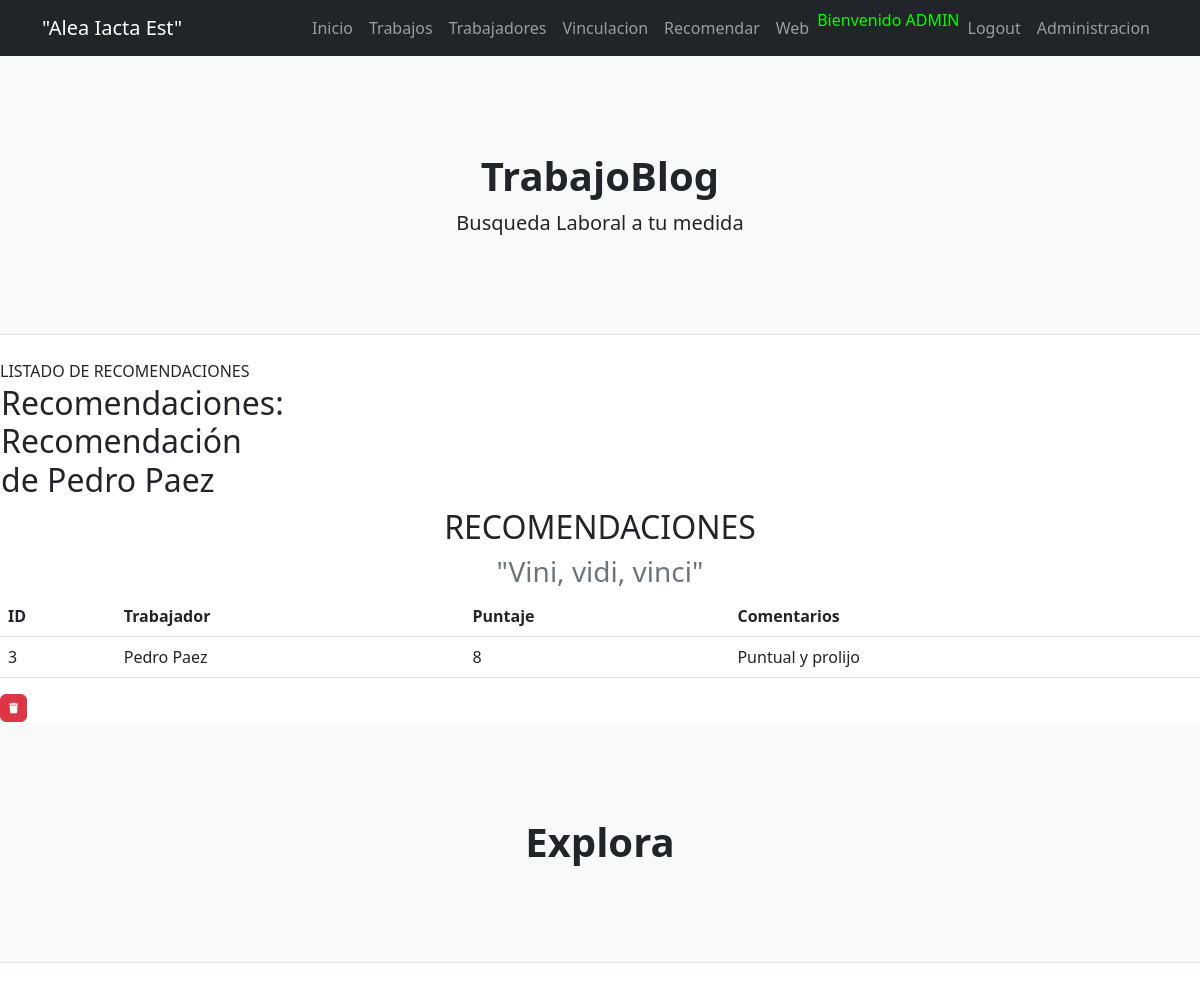
Screenshot of /aplicacionBlog/detail_recomendacion/3/ (signed in) with the database file from the repository.
### aplicacionBlog/models.py (models this page shows, shortened)
class Recomendacion(models.Model):
    trabajador = models.ForeignKey(Trabajador, on_delete=models.CASCADE)
    puntaje = models.PositiveIntegerField(choices=[(i, i) for i in range(1, 11)])
    comentarios = models.TextField(blank=True, null=True)
    def __str__(self):
        return f"Recomendación de {self.trabajador.nombre}"

class Trabajador(models.Model):
    nombre = models.CharField(max_length=50)
    edad = models.IntegerField()
    telefono = models.CharField(max_length=20)
    rubro = models.CharField(max_length=50, choices=RUBRO_CHOICES)
    habilidades = models.TextField()

### aplicacionBlog/views.py (the view)
# urls.py: path('detail_recomendacion/<int:pk>/', RecomendacionDetail.as_view(), name="detail_recomendaciones"),
class RecomendacionDetail(LoginRequiredMixin, DetailView):
    model = Recomendacion

### aplicacionBlog/templates/aplicacionBlog/recomendacion_detail.html (shortened to what this page needs)
{% extends 'aplicacionBlog/base.html' %}
{% load static %}
{% block cabecera %}
    <div class="masthead-heading text-uppercase">Listado de recomendaciones</div>
{% endblock cabecera %}
{% block contenido %}
<table>
    <tr>
        <td width="200"><h2>Recomendaciones: {{object}}</h2></td>
    </tr>
</table>
    <section class="page-section" id="services">
        <div class="container">
            <div class="text-center">
                <h2 class="section-heading text-uppercase">Recomendaciones</h2>
                <h3 class="section-subheading text-muted">"Vini, vidi, vinci"</h3>
            </div>
        </div>
    </section>
<table class="table">
        <thead>
            <tr>
                <th>ID</th>
                <th>Trabajador</th>
                <th>Puntaje</th>
                <th>Comentarios</th>
            </tr>
        </thead>
        <tbody>
                <tr>
                    <td>{{ object.id }}</td>
                    <td>{{ object.trabajador.nombre }}</td>
                    <td>{{ object.puntaje }}</td>
                    <td>{{ object.comentarios }}</td>
                </tr>
        </tbody>
</table>
<a
href="#"
class="btn btn-danger"
style="--bs-btn-padding-y: .25rem; --bs-btn-padding-x: .5rem; --bs-btn-font-size: .75rem;"
>
</a>
{% endblock contenido %}

### aplicacionBlog/templates/aplicacionBlog/base.html (shortened to what this page needs)
<!DOCTYPE html>
<html lang="es">
    <head>
        {% load static %}
        <link href="{% static 'aplicacionBlog/css/styles.css' %}" rel="stylesheet" />
    </head>
    <body>
        <nav class="navbar navbar-expand-lg navbar-dark bg-dark">
            <div class="container">
                <a class="navbar-brand">"Alea Iacta Est"</a>
            {% if user.is_authenticated %}
                <div class="collapse navbar-collapse" id="navbarSupportedContent">
                    <ul class="navbar-nav ms-auto mb-2 mb-lg-0">
                        <li class="nav-item"><a class="nav-link" href="{% url 'home' %}">Inicio</a></li>
                        <li class="nav-item"><a class="nav-link" href="{% url 'trabajo' %}">Trabajos</a></li>
                        <li class="nav-item"><a class="nav-link" href="{% url 'trabajador' %}">Trabajadores</a></li>
                        <li class="nav-item"><a class="nav-link" href="{% url 'vinculaciones' %}">Vinculacion</a></li>
                        <li class="nav-item"><a class="nav-link" href="{% url 'recomendaciones' %}">Recomendar</a></li>
                        <li class="nav-item"><a class="nav-link" href="{% url 'inicio' %}">Web</a></li>
                        <p style="color:#00FF00">Bienvenido {{ user.username|upper}}</p>
                        <li class="nav-item"><a class="nav-link" href="{% url 'logout' %}">Logout</a></li>
                        <li class="nav-item"><a class="nav-link" href="{% url 'admin:index' %}">Administracion</a></li>
                    </ul>
                </div>
            {% else %}
                        <a class="btn btn-success" href="{% url 'register' %}">Registro</a></li>
                        <a class="btn btn-info" href="{% url 'login' %}">Login</a></li>
            {% endif %}
            </div>
        </nav>
        <header class="py-5 bg-light border-bottom mb-4">
            <div class="container">
                <div class="text-center my-5">
                    <h1 class="fw-bolder">TrabajoBlog</h1>
                    <p class="lead mb-0">Busqueda Laboral a tu medida</p>
                </div>
            </div>
        </header>
        {% block cabecera %}
        {% endblock cabecera %}
        {% block contenido %}
        {% endblock contenido %}
        <link rel="stylesheet" href="http://cdnjs.cloudflare.com/ajax/libs/font-awesome/6.4.0/css/all.min.css"/>
        <button class="navbar-toggler" type="button" data-bs-toggle="collapse" data-bs-target="#navbarSupportedContent" aria-controls="navbarSupportedContent" aria-expanded="false" aria-label="Toggle navigation"><span class="navbar-toggler-icon"></span></button>
        <header class="py-5 bg-light border-bottom mb-4">
            <div class="container">
                <div class="text-center my-5">
                    <h1 class="fw-bolder">Explora</h1>
                </div>
            </div>
        </header>
    </body>
</html>

### rows the page displays
Recomendacion: trabajador.nombre "Recomendación de Pedro Paez", id "3", trabajador.nombre "Pedro Paez", puntaje "8", comentarios "Puntual y prolijo"

### other values shown
{{ user.username|upper }} "ADMIN"
